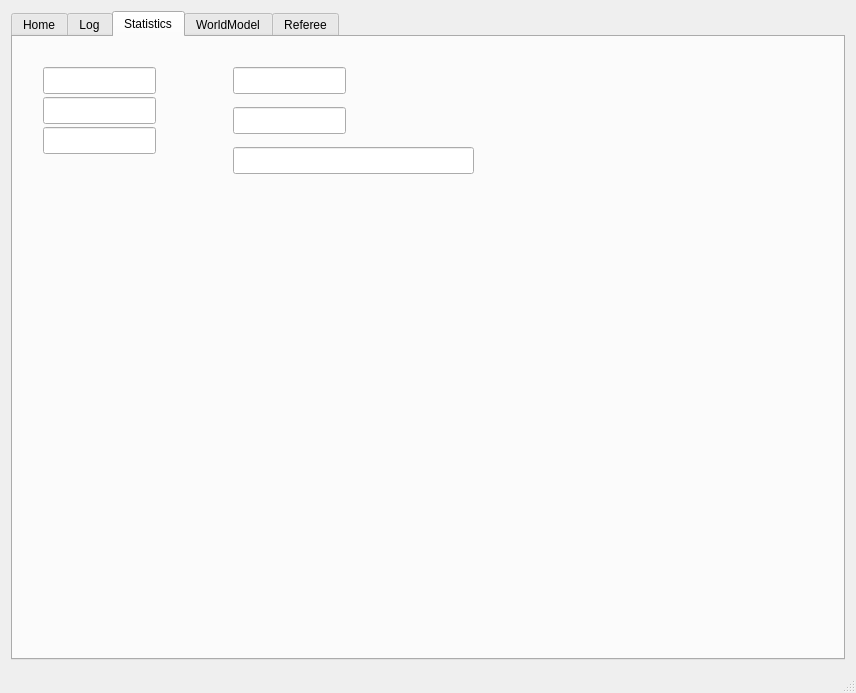
<?xml version="1.0" encoding="UTF-8"?>
<ui version="4.0">
 <class>MainWindow</class>
 <widget class="QMainWindow" name="MainWindow">
  <property name="geometry">
   <rect>
    <x>0</x>
    <y>0</y>
    <width>856</width>
    <height>693</height>
   </rect>
  </property>
  <property name="sizePolicy">
   <sizepolicy hsizetype="Preferred" vsizetype="Preferred">
    <horstretch>0</horstretch>
    <verstretch>0</verstretch>
   </sizepolicy>
  </property>
  <property name="minimumSize">
   <size>
    <width>600</width>
    <height>600</height>
   </size>
  </property>
  <property name="maximumSize">
   <size>
    <width>1920</width>
    <height>1080</height>
   </size>
  </property>
  <property name="windowTitle">
   <string>KN2C SSL v5.00</string>
  </property>
  <widget class="QWidget" name="centralWidget">
   <layout class="QHBoxLayout" name="horizontalLayout">
    <item>
     <widget class="QTabWidget" name="tabWidget">
      <property name="currentIndex">
       <number>2</number>
      </property>
      <widget class="QWidget" name="tabHome">
       <attribute name="title">
        <string>Home</string>
       </attribute>
       <widget class="QWidget" name="gridLayoutWidget">
        <property name="geometry">
         <rect>
          <x>9</x>
          <y>19</y>
          <width>751</width>
          <height>551</height>
         </rect>
        </property>
        <layout class="QGridLayout" name="gridRender"/>
       </widget>
      </widget>
      <widget class="QWidget" name="tabLog">
       <attribute name="title">
        <string>Log</string>
       </attribute>
       <layout class="QGridLayout" name="gridLayout_2">
        <item row="0" column="0">
         <widget class="QTextEdit" name="txtLog"/>
        </item>
       </layout>
      </widget>
      <widget class="QWidget" name="tabStat">
       <attribute name="title">
        <string>Statistics</string>
       </attribute>
       <widget class="QLineEdit" name="txtRefreeSpeed">
        <property name="geometry">
         <rect>
          <x>30</x>
          <y>30</y>
          <width>113</width>
          <height>27</height>
         </rect>
        </property>
       </widget>
       <widget class="QLineEdit" name="txtVisionSpeed">
        <property name="geometry">
         <rect>
          <x>30</x>
          <y>60</y>
          <width>113</width>
          <height>27</height>
         </rect>
        </property>
       </widget>
       <widget class="QLineEdit" name="txtRecordSpeed">
        <property name="geometry">
         <rect>
          <x>30</x>
          <y>90</y>
          <width>113</width>
          <height>27</height>
         </rect>
        </property>
       </widget>
       <widget class="QLineEdit" name="txtTime">
        <property name="geometry">
         <rect>
          <x>220</x>
          <y>30</y>
          <width>113</width>
          <height>27</height>
         </rect>
        </property>
       </widget>
       <widget class="QLineEdit" name="txtTimeBall">
        <property name="geometry">
         <rect>
          <x>220</x>
          <y>70</y>
          <width>113</width>
          <height>27</height>
         </rect>
        </property>
       </widget>
       <widget class="QLineEdit" name="txtBall">
        <property name="geometry">
         <rect>
          <x>220</x>
          <y>110</y>
          <width>241</width>
          <height>27</height>
         </rect>
        </property>
       </widget>
      </widget>
      <widget class="QWidget" name="tabWM">
       <attribute name="title">
        <string>WorldModel</string>
       </attribute>
       <layout class="QGridLayout" name="gridLayout">
        <item row="0" column="0">
         <widget class="QTextEdit" name="txtWM"/>
        </item>
       </layout>
      </widget>
      <widget class="QWidget" name="tabRef">
       <attribute name="title">
        <string>Referee</string>
       </attribute>
       <widget class="QLineEdit" name="txtrefgs">
        <property name="geometry">
         <rect>
          <x>40</x>
          <y>40</y>
          <width>321</width>
          <height>27</height>
         </rect>
        </property>
       </widget>
       <widget class="QWidget" name="layoutWidget">
        <property name="geometry">
         <rect>
          <x>40</x>
          <y>80</y>
          <width>612</width>
          <height>198</height>
         </rect>
        </property>
        <layout class="QGridLayout" name="gridLayout_3">
         <item row="0" column="0">
          <layout class="QVBoxLayout" name="verticalLayout">
           <item>
            <widget class="QLineEdit" name="txtcmgs_1"/>
           </item>
           <item>
            <widget class="QLineEdit" name="txtcmgs_3"/>
           </item>
           <item>
            <widget class="QLineEdit" name="txtcmgs_2"/>
           </item>
          </layout>
         </item>
         <item row="0" column="1">
          <layout class="QVBoxLayout" name="verticalLayout_2">
           <item>
            <widget class="QLineEdit" name="txtcmgs_4"/>
           </item>
           <item>
            <widget class="QLineEdit" name="txtcmgs_6"/>
           </item>
           <item>
            <widget class="QLineEdit" name="txtcmgs_5"/>
           </item>
          </layout>
         </item>
         <item row="0" column="2">
          <layout class="QVBoxLayout" name="verticalLayout_3">
           <item>
            <widget class="QLineEdit" name="txtcmgs_8"/>
           </item>
           <item>
            <widget class="QLineEdit" name="txtcmgs_7"/>
           </item>
           <item>
            <widget class="QLineEdit" name="txtcmgs_9"/>
           </item>
          </layout>
         </item>
         <item row="0" column="3">
          <layout class="QVBoxLayout" name="verticalLayout_4">
           <item>
            <widget class="QLineEdit" name="txtcmgs_12"/>
           </item>
           <item>
            <widget class="QLineEdit" name="txtcmgs_10"/>
           </item>
           <item>
            <widget class="QLineEdit" name="txtcmgs_11"/>
           </item>
          </layout>
         </item>
         <item row="1" column="0">
          <layout class="QVBoxLayout" name="verticalLayout_5">
           <item>
            <widget class="QLineEdit" name="txtcmgs_14"/>
           </item>
           <item>
            <widget class="QLineEdit" name="txtcmgs_15"/>
           </item>
           <item>
            <widget class="QLineEdit" name="txtcmgs_13"/>
           </item>
          </layout>
         </item>
         <item row="1" column="1">
          <layout class="QVBoxLayout" name="verticalLayout_6">
           <item>
            <widget class="QLineEdit" name="txtcmgs_16"/>
           </item>
           <item>
            <widget class="QLineEdit" name="txtcmgs_18"/>
           </item>
           <item>
            <widget class="QLineEdit" name="txtcmgs_17"/>
           </item>
          </layout>
         </item>
         <item row="1" column="2">
          <layout class="QVBoxLayout" name="verticalLayout_7">
           <item>
            <widget class="QLineEdit" name="txtcmgs_20"/>
           </item>
           <item>
            <widget class="QLineEdit" name="txtcmgs_19"/>
           </item>
           <item>
            <widget class="QLineEdit" name="txtcmgs_21"/>
           </item>
          </layout>
         </item>
         <item row="1" column="3">
          <widget class="QLineEdit" name="txtcmgs_22"/>
         </item>
        </layout>
       </widget>
      </widget>
     </widget>
    </item>
   </layout>
  </widget>
  <widget class="QMenuBar" name="menuBar">
   <property name="geometry">
    <rect>
     <x>0</x>
     <y>0</y>
     <width>856</width>
     <height>20</height>
    </rect>
   </property>
  </widget>
  <widget class="QStatusBar" name="statusBar"/>
 </widget>
 <layoutdefault spacing="6" margin="11"/>
 <resources/>
 <connections/>
</ui>
